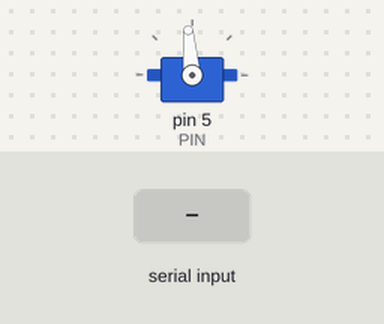
The sketch below on a simulated Arduino Uno, built with avr-gcc and run on an emulated ATmega328P. On the bench: servo. Inputs (shaded band) come from the test bench. What the sketch prints to the serial monitor is not drawn.

Above: at 1.2 s.
1.3 s: "5\n" received over Serial
At 1.45 s:
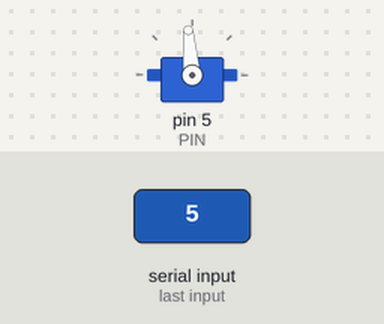
Timing chart, 0 to 4.3 s (numbered marks = the images above; inputs shaded):
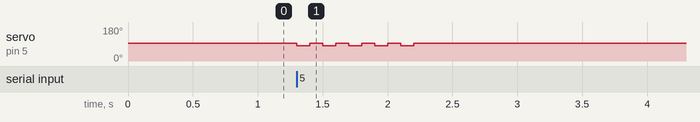

Measured:
- after the input at 1.3 s, servo on pin 5 (PIN): alternates 95° for 0.10 s and 80° for 0.10 s, 10 changes in all, then stays 95°, starting at once

The sketch:

sineta_serial2servo.ino
```cpp
#include <Servo.h>

Servo myservo;  // create servo object to control a servo


String inputString = "";         // a string to hold incoming data
boolean stringComplete = false;  // whether the string is complete

#define ON 80
#define OFF 95
#define PIN 5


void setup() {
  // initialize serial:
  Serial.begin(9600);

  Serial.println("Ola mundo!");

  myservo.attach(PIN);
  myservo.write(OFF);
  //myservo.detach();

  // reserve 200 bytes for the inputString:
  inputString.reserve(200);


}

void loop() {

  // print the string when a newline arrives:
  if (stringComplete) {
    push(inputString.toInt());
    Serial.print("OK ");
    Serial.print(inputString.toInt());
    Serial.println(".");

    // clear the string:
    inputString = "";
    stringComplete = false;
  }
}

void push(int total) {
  //myservo.attach(3);
  for (int i=0; i<total; i++) {
    myservo.write(ON);
    delay(100);
    myservo.write(OFF);
    delay(100);
  }
  //myservo.detach();
}

/*
  SerialEvent occurs whenever a new data comes in the
 hardware serial RX.  This routine is run between each
 time loop() runs, so using delay inside loop can delay
 response.  Multiple bytes of data may be available.
 */
void serialEvent() {
  while (Serial.available()) {
    // get the new byte:
    char inChar = (char)Serial.read();
    // add it to the inputString:
    inputString += inChar;
    // if the incoming character is a newline, set a flag
    // so the main loop can do something about it:
    if (inChar == '\n') {
      stringComplete = true;
    }
  }
}
```
